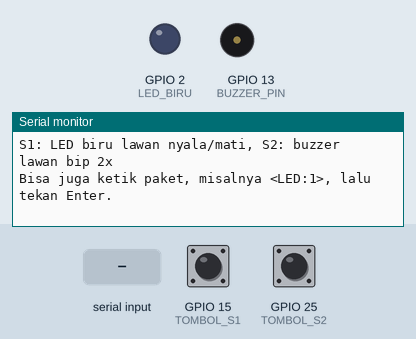
Bench run of a sketch on a simulated ESP32. On the bench: output pins drawn as LEDs (lit = HIGH), buzzer (waves = sounding, pin HIGH), the last lines printed to the serial monitor. Inputs (shaded band) come from the test bench; at power-on: GPIO 15 (TOMBOL_S1) LOW, GPIO 25 (TOMBOL_S2) LOW.

Above: at 1.2 s.
1.3 s: GPIO 15 (TOMBOL_S1) pulled HIGH for 0.15 s
At 2.3 s:
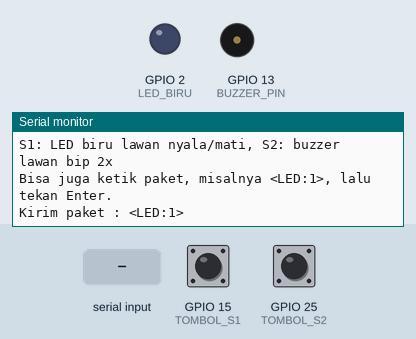
2.9 s: GPIO 25 (TOMBOL_S2) pulled HIGH for 0.15 s
At 3.5 s:
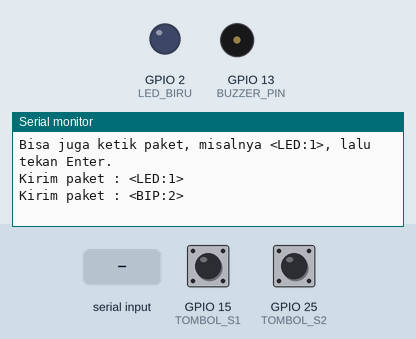
4.5 s: "<LED>" received over the second serial link
At 5.7 s:
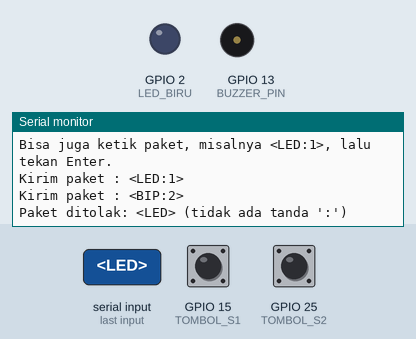
6.0 s: "<0>" received over the second serial link
At 7.1 s:
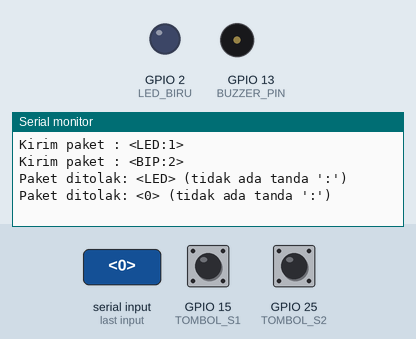
7.5 s: "<BIP>" received over the second serial link
At 8.3 s:
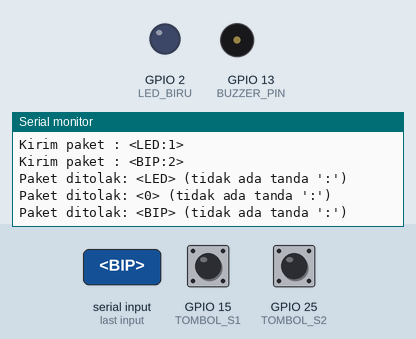

The sketch:

p5_tombol_jarak_jauh.ino
```cpp
/*
 * BAB 22 - Program 5: Tombol Jarak Jauh lewat UART
 * Paket berformat <JENIS:NILAI> dikirim lewat Serial2:
 *   Tombol S1 ditekan → kirim <LED:1> atau <LED:0> (bergantian)
 *   Tombol S2 ditekan → kirim <BIP:2>
 * Paket yang DITERIMA lewat Serial2 dijalankan:
 *   <LED:1> / <LED:0> → LED biru menyala / mati
 *   <BIP:n>           → buzzer berbunyi n kali (n = 1-5)
 * Teks yang diketik di Serial Monitor diteruskan apa adanya ke Serial2.
 *
 * Varian A (1 board): kabel jumper 32 → VN (loopback)
 * Varian B (2 board): 32 board A → VN board B, 32 board B → VN board A, G ↔ G
 *
 * Rangkaian kit (header → pin ESP32):
 *   LED3 (biru) → IO2,  BUZZ → IO13,  SW1 → IO15,  SW2 → IO25
 */

#define RX2_PIN    39   // RX Serial2 → IO39 (label VN)
#define TX2_PIN    32   // TX Serial2 → IO32 (label 32)
#define BAUD2      9600

#define LED_BIRU   2
#define BUZZER_PIN 13
#define TOMBOL_S1  15
#define TOMBOL_S2  25

const unsigned long JEDA_DEBOUNCE = 50;   // ms
const unsigned long JEDA_BIP = 100;       // ms, lama bunyi dan lama diam

// Tombol: deteksi saat baru ditekan, dengan debounce sederhana
const int PIN_TOMBOL[2] = {TOMBOL_S1, TOMBOL_S2};
int keadaanTombolLalu[2] = {LOW, LOW};
unsigned long waktuTombolBerubah[2] = {0, 0};

// Penerima paket
char paket[16];            // isi paket di antara '<' dan '>'
int panjangPaket = 0;
bool dalamPaket = false;   // true setelah '<' diterima

// Keadaan lain
bool ledLawanNyala = false;       // perintah LED terakhir yang KITA kirim
int sisaBip = 0;                  // sisa bunyi yang harus dibunyikan buzzer
unsigned long waktuBipLalu = 0;

// Hasilnya true SEKALI setiap kali tombol ke-i baru saja ditekan
bool baruDitekan(int i) {
  int keadaan = digitalRead(PIN_TOMBOL[i]);
  if (keadaan != keadaanTombolLalu[i] && millis() - waktuTombolBerubah[i] >= JEDA_DEBOUNCE) {
    keadaanTombolLalu[i] = keadaan;
    waktuTombolBerubah[i] = millis();
    return keadaan == HIGH;            // kit: ditekan = HIGH
  }
  return false;
}

void kirimPaket(const char *jenis, int nilai) {
  Serial2.printf("<%s:%d>\n", jenis, nilai);
  Serial.printf("Kirim paket : <%s:%d>\n", jenis, nilai);
}

void jalankanPaket(char *isi) {
  // Pisahkan JENIS dan NILAI di tanda ':'
  char *titikDua = strchr(isi, ':');
  if (titikDua == NULL) {
    Serial.printf("Paket ditolak: <%s> (tidak ada tanda ':')\n", isi);
    return;
  }
  *titikDua = '\0';                    // sekarang 'isi' hanya berisi JENIS
  char *nilai = titikDua + 1;          // teks sesudah ':'

  if (strcmp(isi, "LED") == 0 && (strcmp(nilai, "0") == 0 || strcmp(nilai, "1") == 0)) {
    bool nyala = (nilai[0] == '1');
    digitalWrite(LED_BIRU, nyala ? HIGH : LOW);
    Serial.printf("Terima paket: <LED:%s> -> LED biru %s\n", nilai, nyala ? "NYALA" : "MATI");
  } else if (strcmp(isi, "BIP") == 0 && strlen(nilai) == 1 && nilai[0] >= '1' && nilai[0] <= '5') {
    sisaBip = nilai[0] - '0';          // karakter '3' → angka 3
    Serial.printf("Terima paket: <BIP:%s> -> buzzer bip %d kali\n", nilai, sisaBip);
  } else {
    Serial.printf("Paket ditolak: <%s:%s> (jenis atau nilai tidak dikenal)\n", isi, nilai);
  }
}

// Mengumpulkan karakter di antara '<' dan '>' tanpa menunggu
void terimaPaket() {
  while (Serial2.available() > 0) {
    char c = Serial2.read();
    if (c == '<') {                        // awal paket: mulai dari nol
      dalamPaket = true;
      panjangPaket = 0;
    } else if (c == '>' && dalamPaket) {   // akhir paket: jalankan isinya
      paket[panjangPaket] = '\0';
      dalamPaket = false;
      jalankanPaket(paket);
    } else if (dalamPaket) {
      if (panjangPaket < (int)sizeof(paket) - 1) {
        paket[panjangPaket] = c;
        panjangPaket++;
      } else {                             // terlalu panjang: buang, tunggu '<' berikutnya
        dalamPaket = false;
        Serial.println("Paket ditolak: terlalu panjang");
      }
    }
    // karakter di luar <...> (misalnya \r, \n, atau gangguan) diabaikan
  }
}

// Membunyikan buzzer sebanyak sisaBip tanpa menunggu (pola BAB 16)
void urusBuzzer() {
  if (sisaBip == 0) return;
  if (millis() - waktuBipLalu < JEDA_BIP) return;
  waktuBipLalu = millis();
  if (digitalRead(BUZZER_PIN) == HIGH) {   // sedang berbunyi → diamkan
    digitalWrite(BUZZER_PIN, LOW);
    sisaBip--;                             // satu bip selesai
  } else {
    digitalWrite(BUZZER_PIN, HIGH);
  }
}

void setup() {
  Serial.begin(115200);
  Serial2.begin(BAUD2, SERIAL_8N1, RX2_PIN, TX2_PIN);   // urutan: baud, format, RX, TX

  pinMode(LED_BIRU, OUTPUT);
  pinMode(BUZZER_PIN, OUTPUT);
  digitalWrite(LED_BIRU, LOW);
  digitalWrite(BUZZER_PIN, LOW);
  // Kit sudah punya pull-down 10 kΩ. INPUT_PULLDOWN menjaga pin tetap LOW
  // kalau program ini dipakai di board kedua yang tidak memakai kit.
  pinMode(TOMBOL_S1, INPUT_PULLDOWN);
  pinMode(TOMBOL_S2, INPUT_PULLDOWN);

  Serial.println("BAB 22 - Program 5: Tombol Jarak Jauh lewat UART");
  Serial.println("S1: LED biru lawan nyala/mati, S2: buzzer lawan bip 2x");
  Serial.println("Bisa juga ketik paket, misalnya <LED:1>, lalu tekan Enter.");
}

void loop() {
  // Tugas 1: tombol ditekan → kirim paket
  if (baruDitekan(0)) {
    ledLawanNyala = !ledLawanNyala;
    kirimPaket("LED", ledLawanNyala ? 1 : 0);
  }
  if (baruDitekan(1)) {
    kirimPaket("BIP", 2);
  }

  // Tugas 2: teks dari Serial Monitor → diteruskan apa adanya ke Serial2
  while (Serial.available() > 0) {
    Serial2.write(Serial.read());
  }

  // Tugas 3: paket dari Serial2 → periksa dan jalankan
  terimaPaket();

  // Tugas 4: bunyikan buzzer kalau masih ada sisa bip
  urusBuzzer();
}
```

Measured:
- after the input at 1.3 s, the serial monitor: prints a new line at once (image 1)
- after the input at 2.9 s, the serial monitor: prints a new line at once (image 2)
- after the input at 4.5 s, the serial monitor: prints a new line at once (image 3)
- after the input at 6.0 s, the serial monitor: prints a new line at once (image 4)
- after the input at 7.5 s, the serial monitor: prints a new line at once (image 5)
